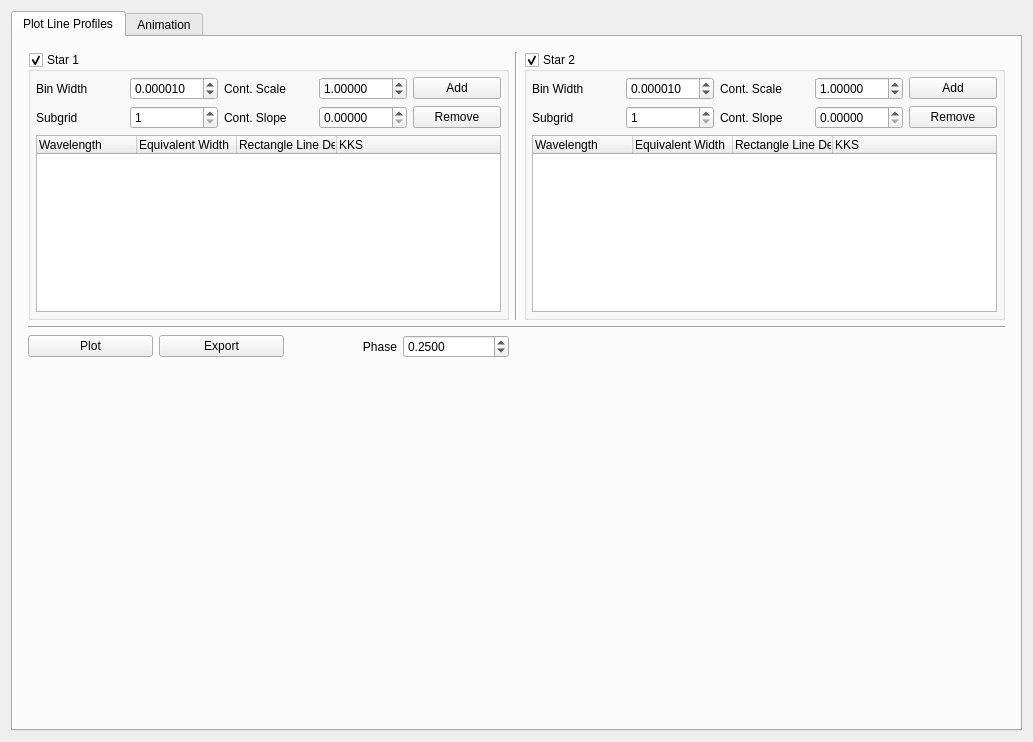
<?xml version="1.0" encoding="UTF-8"?>
<ui version="4.0">
 <class>LineProfileWidget</class>
 <widget class="QWidget" name="LineProfileWidget">
  <property name="geometry">
   <rect>
    <x>0</x>
    <y>0</y>
    <width>1033</width>
    <height>742</height>
   </rect>
  </property>
  <property name="windowTitle">
   <string>Spectral Line Profiles</string>
  </property>
  <layout class="QHBoxLayout" name="horizontalLayout_2">
   <item>
    <widget class="QTabWidget" name="tabWidget">
     <property name="currentIndex">
      <number>0</number>
     </property>
     <widget class="QWidget" name="tab">
      <attribute name="title">
       <string>Plot Line Profiles</string>
      </attribute>
      <layout class="QHBoxLayout" name="horizontalLayout_3">
       <item>
        <layout class="QGridLayout" name="gridLayout_3">
         <property name="margin">
          <number>6</number>
         </property>
         <item row="2" column="0">
          <layout class="QHBoxLayout" name="horizontalLayout">
           <item>
            <widget class="QPushButton" name="plot_btn">
             <property name="sizePolicy">
              <sizepolicy hsizetype="Minimum" vsizetype="Fixed">
               <horstretch>0</horstretch>
               <verstretch>0</verstretch>
              </sizepolicy>
             </property>
             <property name="minimumSize">
              <size>
               <width>125</width>
               <height>0</height>
              </size>
             </property>
             <property name="text">
              <string>Plot</string>
             </property>
            </widget>
           </item>
           <item>
            <widget class="QPushButton" name="export_btn">
             <property name="minimumSize">
              <size>
               <width>125</width>
               <height>0</height>
              </size>
             </property>
             <property name="text">
              <string>Export</string>
             </property>
            </widget>
           </item>
           <item>
            <widget class="QLabel" name="label_3">
             <property name="text">
              <string>Phase</string>
             </property>
             <property name="alignment">
              <set>Qt::AlignRight|Qt::AlignTrailing|Qt::AlignVCenter</set>
             </property>
            </widget>
           </item>
           <item>
            <widget class="QDoubleSpinBox" name="phase_spinbox">
             <property name="decimals">
              <number>4</number>
             </property>
             <property name="singleStep">
              <double>0.100000000000000</double>
             </property>
             <property name="value">
              <double>0.250000000000000</double>
             </property>
            </widget>
           </item>
          </layout>
         </item>
         <item row="3" column="0" colspan="3">
          <widget class="QWidget" name="plot_widget" native="true">
           <property name="minimumSize">
            <size>
             <width>0</width>
             <height>350</height>
            </size>
           </property>
          </widget>
         </item>
         <item row="1" column="0" colspan="3">
          <widget class="Line" name="line_3">
           <property name="orientation">
            <enum>Qt::Horizontal</enum>
           </property>
          </widget>
         </item>
         <item row="0" column="1">
          <widget class="Line" name="line">
           <property name="orientation">
            <enum>Qt::Vertical</enum>
           </property>
          </widget>
         </item>
         <item row="0" column="0">
          <widget class="QGroupBox" name="s1_groupbox">
           <property name="title">
            <string>Star 1</string>
           </property>
           <property name="checkable">
            <bool>true</bool>
           </property>
           <layout class="QHBoxLayout" name="horizontalLayout_4">
            <property name="margin">
             <number>5</number>
            </property>
            <item>
             <layout class="QGridLayout" name="gridLayout">
              <item row="1" column="3">
               <widget class="QDoubleSpinBox" name="s1_contslope_spinbox">
                <property name="decimals">
                 <number>5</number>
                </property>
               </widget>
              </item>
              <item row="1" column="1">
               <widget class="QSpinBox" name="s1_subgrid_spinbox">
                <property name="minimum">
                 <number>1</number>
                </property>
                <property name="maximum">
                 <number>999</number>
                </property>
                <property name="value">
                 <number>1</number>
                </property>
               </widget>
              </item>
              <item row="1" column="0">
               <widget class="QLabel" name="label_6">
                <property name="toolTip">
                 <string>&lt;html&gt;&lt;head/&gt;&lt;body&gt;&lt;p&gt;Grid fineness for micro-integration on each surface element. Subgrid = 1 means that there is no micro-integration. Subgrid = n breaks each surface element into n&lt;span style=&quot; vertical-align:super;&quot;&gt;2&lt;/span&gt; pieces, each with its own radial velocity, thus improving integration accuracy.&lt;/p&gt;&lt;/body&gt;&lt;/html&gt;</string>
                </property>
                <property name="text">
                 <string>Subgrid</string>
                </property>
               </widget>
              </item>
              <item row="0" column="4">
               <widget class="QPushButton" name="s1_add_btn">
                <property name="text">
                 <string>Add</string>
                </property>
               </widget>
              </item>
              <item row="0" column="3">
               <widget class="QDoubleSpinBox" name="s1_contscale_spinbox">
                <property name="decimals">
                 <number>5</number>
                </property>
                <property name="minimum">
                 <double>0.000000000000000</double>
                </property>
                <property name="maximum">
                 <double>99.000000000000000</double>
                </property>
                <property name="value">
                 <double>1.000000000000000</double>
                </property>
               </widget>
              </item>
              <item row="0" column="2">
               <widget class="QLabel" name="label_4">
                <property name="toolTip">
                 <string>The continuum scale (continuum flux at the reference wavelength). The unit is decided by
the user.</string>
                </property>
                <property name="text">
                 <string>Cont. Scale</string>
                </property>
               </widget>
              </item>
              <item row="1" column="4">
               <widget class="QPushButton" name="s1_remove_btn">
                <property name="text">
                 <string>Remove</string>
                </property>
               </widget>
              </item>
              <item row="1" column="2">
               <widget class="QLabel" name="label_5">
                <property name="toolTip">
                 <string>The continuum slope in flux units per micron.</string>
                </property>
                <property name="text">
                 <string>Cont. Slope</string>
                </property>
               </widget>
              </item>
              <item row="0" column="0">
               <widget class="QLabel" name="label">
                <property name="toolTip">
                 <string>The bin width in microns. Too small a bin width gives noisy profiles. Too large a bin
width gives insufficient spectral resolution.</string>
                </property>
                <property name="text">
                 <string>Bin Width</string>
                </property>
               </widget>
              </item>
              <item row="0" column="1">
               <widget class="QDoubleSpinBox" name="s1_binwidth_spinbox">
                <property name="decimals">
                 <number>6</number>
                </property>
                <property name="minimum">
                 <double>0.000001000000000</double>
                </property>
                <property name="maximum">
                 <double>1.000000000000000</double>
                </property>
                <property name="singleStep">
                 <double>0.000100000000000</double>
                </property>
                <property name="value">
                 <double>0.000010000000000</double>
                </property>
               </widget>
              </item>
              <item row="2" column="0" colspan="5">
               <widget class="QTreeWidget" name="s1_treewidget">
                <property name="sizePolicy">
                 <sizepolicy hsizetype="Expanding" vsizetype="Minimum">
                  <horstretch>0</horstretch>
                  <verstretch>0</verstretch>
                 </sizepolicy>
                </property>
                <property name="minimumSize">
                 <size>
                  <width>0</width>
                  <height>150</height>
                 </size>
                </property>
                <property name="maximumSize">
                 <size>
                  <width>16777215</width>
                  <height>270</height>
                 </size>
                </property>
                <column>
                 <property name="text">
                  <string>Wavelength</string>
                 </property>
                 <property name="toolTip">
                  <string>The line rest wavelength in microns</string>
                 </property>
                </column>
                <column>
                 <property name="text">
                  <string>Equivalent Width</string>
                 </property>
                 <property name="toolTip">
                  <string>&lt;html&gt;&lt;head/&gt;&lt;body&gt;&lt;p&gt;The line equivalent width for a line, in microns—the traditional measure of line strength.&lt;/p&gt;&lt;p&gt;Absorption and emission lines both have positive equivalent width by program (WD) convention. Whether a line is in absorption or emission is controlled by parameters Rectangle Line Depth.&lt;/p&gt;&lt;/body&gt;&lt;/html&gt;</string>
                 </property>
                </column>
                <column>
                 <property name="text">
                  <string>Rectangle Line Depth</string>
                 </property>
                 <property name="toolTip">
                  <string>&lt;html&gt;&lt;head/&gt;&lt;body&gt;&lt;p&gt;Rectangular line depth for a line. &lt;/p&gt;&lt;p&gt;Line profiles are formed by binning of Doppler shifted elements that have rectangular profiles, each with a depth and a width. The user supplies the depth and the program (WD) then calculates the rectangular line width needed to reproduce the specified equivalent width. The depth is relative to a unit continuum, so 0.80000 means that 80 percent of the continuum flux is missing within the rectangular profile element, or that the residual flux is 20 percent of the continuum. Negative depths correspond to emission lines, so −0.50000 means 50 percent above the continuum. Depths must be less than 1.0000 (i.e. an absorption line cannot go to zero flux or below), but can be less than −1.0000 (an emission line can go arbitrarily high).&lt;/p&gt;&lt;/body&gt;&lt;/html&gt;</string>
                 </property>
                </column>
                <column>
                 <property name="text">
                  <string>KKS</string>
                 </property>
                 <property name="toolTip">
                  <string>&lt;html&gt;&lt;head/&gt;&lt;body&gt;&lt;p&gt;This integer specifies a surface region associated with a given spectral line. &lt;/p&gt;&lt;p&gt;If KKS=0, the line is not specific to a location but applies to the entire star. &lt;/p&gt;&lt;p&gt;If KKS=1, then the line applies only to the first spot on that star&lt;/p&gt;&lt;p&gt;if KKS=2 it applies only to the second spot, and so on. &lt;/p&gt;&lt;p&gt;Naturally the star must have spots for this scheme to work, but the spots need not be hot or cool spots—they can have temperature factors of unity. &lt;/p&gt;&lt;p&gt;Negative KKS specifies avoidance of regions. Thus KKS=−4 means that the spectral line applies everywhere on the star except within spot 4. If you find this confusing, just set KKS=0 and the line applies in the old simple way—everywhere on the star.&lt;/p&gt;&lt;/body&gt;&lt;/html&gt;</string>
                 </property>
                </column>
               </widget>
              </item>
             </layout>
            </item>
           </layout>
          </widget>
         </item>
         <item row="0" column="2">
          <widget class="QGroupBox" name="s2_groupbox">
           <property name="title">
            <string>Star 2</string>
           </property>
           <property name="checkable">
            <bool>true</bool>
           </property>
           <layout class="QVBoxLayout" name="verticalLayout_2">
            <property name="margin">
             <number>5</number>
            </property>
            <item>
             <layout class="QGridLayout" name="gridLayout_2">
              <item row="0" column="5">
               <widget class="QPushButton" name="s2_add_btn">
                <property name="text">
                 <string>Add</string>
                </property>
               </widget>
              </item>
              <item row="1" column="3">
               <widget class="QLabel" name="label_11">
                <property name="toolTip">
                 <string>The continuum slope in flux units per micron.</string>
                </property>
                <property name="text">
                 <string>Cont. Slope</string>
                </property>
               </widget>
              </item>
              <item row="0" column="4">
               <widget class="QDoubleSpinBox" name="s2_contscale_spinbox">
                <property name="decimals">
                 <number>5</number>
                </property>
                <property name="maximum">
                 <double>99.000000000000000</double>
                </property>
                <property name="value">
                 <double>1.000000000000000</double>
                </property>
               </widget>
              </item>
              <item row="2" column="1" colspan="5">
               <widget class="QTreeWidget" name="s2_treewidget">
                <property name="sizePolicy">
                 <sizepolicy hsizetype="Expanding" vsizetype="Minimum">
                  <horstretch>0</horstretch>
                  <verstretch>0</verstretch>
                 </sizepolicy>
                </property>
                <property name="minimumSize">
                 <size>
                  <width>0</width>
                  <height>150</height>
                 </size>
                </property>
                <property name="maximumSize">
                 <size>
                  <width>16777215</width>
                  <height>270</height>
                 </size>
                </property>
                <column>
                 <property name="text">
                  <string>Wavelength</string>
                 </property>
                 <property name="toolTip">
                  <string>The line rest wavelength in microns</string>
                 </property>
                </column>
                <column>
                 <property name="text">
                  <string>Equivalent Width</string>
                 </property>
                 <property name="toolTip">
                  <string>&lt;html&gt;&lt;head/&gt;&lt;body&gt;&lt;p&gt;The line equivalent width for a line, in microns—the traditional measure of line strength.&lt;/p&gt;&lt;p&gt;Absorption and emission lines both have positive equivalent width by program (WD) convention. Whether a line is in absorption or emission is controlled by parameters Rectangle Line Depth.&lt;/p&gt;&lt;/body&gt;&lt;/html&gt;</string>
                 </property>
                </column>
                <column>
                 <property name="text">
                  <string>Rectangle Line Depth</string>
                 </property>
                 <property name="toolTip">
                  <string>&lt;html&gt;&lt;head/&gt;&lt;body&gt;&lt;p&gt;Rectangular line depth for a line. &lt;/p&gt;&lt;p&gt;Line profiles are formed by binning of Doppler shifted elements that have rectangular profiles, each with a depth and a width. The user supplies the depth and the program (WD) then calculates the rectangular line width needed to reproduce the specified equivalent width. The depth is relative to a unit continuum, so 0.80000 means that 80 percent of the continuum flux is missing within the rectangular profile element, or that the residual flux is 20 percent of the continuum. Negative depths correspond to emission lines, so −0.50000 means 50 percent above the continuum. Depths must be less than 1.0000 (i.e. an absorption line cannot go to zero flux or below), but can be less than −1.0000 (an emission line can go arbitrarily high).&lt;/p&gt;&lt;/body&gt;&lt;/html&gt;</string>
                 </property>
                </column>
                <column>
                 <property name="text">
                  <string>KKS</string>
                 </property>
                 <property name="toolTip">
                  <string>&lt;html&gt;&lt;head/&gt;&lt;body&gt;&lt;p&gt;This integer specifies a surface region associated with a given spectral line. &lt;/p&gt;&lt;p&gt;If KKS=0, the line is not specific to a location but applies to the entire star. &lt;/p&gt;&lt;p&gt;If KKS=1, then the line applies only to the first spot on that star&lt;/p&gt;&lt;p&gt;if KKS=2 it applies only to the second spot, and so on. &lt;/p&gt;&lt;p&gt;Naturally the star must have spots for this scheme to work, but the spots need not be hot or cool spots—they can have temperature factors of unity. &lt;/p&gt;&lt;p&gt;Negative KKS specifies avoidance of regions. Thus KKS=−4 means that the spectral line applies everywhere on the star except within spot 4. If you find this confusing, just set KKS=0 and the line applies in the old simple way—everywhere on the star.&lt;/p&gt;&lt;/body&gt;&lt;/html&gt;</string>
                 </property>
                </column>
               </widget>
              </item>
              <item row="0" column="1">
               <widget class="QLabel" name="label_15">
                <property name="toolTip">
                 <string>The bin width in microns. Too small a bin width gives noisy profiles. Too large a bin
width gives insufficient spectral resolution.</string>
                </property>
                <property name="text">
                 <string>Bin Width</string>
                </property>
               </widget>
              </item>
              <item row="1" column="4">
               <widget class="QDoubleSpinBox" name="s2_contslope_spinbox">
                <property name="decimals">
                 <number>5</number>
                </property>
                <property name="maximum">
                 <double>1.000000000000000</double>
                </property>
               </widget>
              </item>
              <item row="0" column="2">
               <widget class="QDoubleSpinBox" name="s2_binwidth_spinbox">
                <property name="decimals">
                 <number>6</number>
                </property>
                <property name="minimum">
                 <double>0.000001000000000</double>
                </property>
                <property name="maximum">
                 <double>1.000000000000000</double>
                </property>
                <property name="singleStep">
                 <double>0.000100000000000</double>
                </property>
                <property name="value">
                 <double>0.000010000000000</double>
                </property>
               </widget>
              </item>
              <item row="1" column="1">
               <widget class="QLabel" name="label_13">
                <property name="toolTip">
                 <string>&lt;html&gt;&lt;head/&gt;&lt;body&gt;&lt;p&gt;Grid fineness for micro-integration on each surface element. Subgrid = 1 means that there is no micro-integration. Subgrid = n breaks each surface element into n&lt;span style=&quot; vertical-align:super;&quot;&gt;2&lt;/span&gt; pieces, each with its own radial velocity, thus improving integration accuracy.&lt;/p&gt;&lt;/body&gt;&lt;/html&gt;</string>
                </property>
                <property name="text">
                 <string>Subgrid</string>
                </property>
               </widget>
              </item>
              <item row="1" column="2">
               <widget class="QSpinBox" name="s2_subgrid_spinbox">
                <property name="minimum">
                 <number>1</number>
                </property>
               </widget>
              </item>
              <item row="1" column="5">
               <widget class="QPushButton" name="s2_remove_btn">
                <property name="text">
                 <string>Remove</string>
                </property>
               </widget>
              </item>
              <item row="0" column="3">
               <widget class="QLabel" name="label_12">
                <property name="toolTip">
                 <string>The continuum scale (continuum flux at the reference wavelength). The unit is decided by
the user.</string>
                </property>
                <property name="text">
                 <string>Cont. Scale</string>
                </property>
               </widget>
              </item>
             </layout>
            </item>
           </layout>
          </widget>
         </item>
        </layout>
       </item>
      </layout>
     </widget>
     <widget class="QWidget" name="tab_2">
      <attribute name="title">
       <string>Animation</string>
      </attribute>
     </widget>
    </widget>
   </item>
  </layout>
 </widget>
 <resources/>
 <connections/>
</ui>
